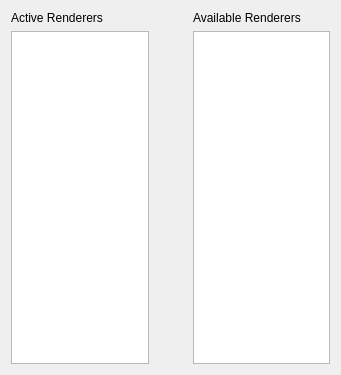
<?xml version="1.0" encoding="UTF-8"?>
<ui version="4.0">
 <class>RenderersSelector</class>
 <widget class="QWidget" name="RenderersSelector">
  <property name="geometry">
   <rect>
    <x>0</x>
    <y>0</y>
    <width>341</width>
    <height>375</height>
   </rect>
  </property>
  <property name="windowTitle">
   <string>Form</string>
  </property>
  <layout class="QVBoxLayout" name="verticalLayout_4">
   <item>
    <layout class="QHBoxLayout" name="horizontalLayout" stretch="1,0,1">
     <item>
      <layout class="QVBoxLayout" name="verticalLayout">
       <item>
        <widget class="QLabel" name="label_3">
         <property name="text">
          <string>Active Renderers</string>
         </property>
        </widget>
       </item>
       <item>
        <widget class="QListView" name="activeRenderers">
         <property name="dragEnabled">
          <bool>true</bool>
         </property>
         <property name="dragDropMode">
          <enum>QAbstractItemView::DragDrop</enum>
         </property>
         <property name="defaultDropAction">
          <enum>Qt::MoveAction</enum>
         </property>
         <property name="iconSize">
          <size>
           <width>22</width>
           <height>22</height>
          </size>
         </property>
        </widget>
       </item>
      </layout>
     </item>
     <item>
      <layout class="QVBoxLayout" name="verticalLayout_3">
       <item>
        <spacer name="verticalSpacer">
         <property name="orientation">
          <enum>Qt::Vertical</enum>
         </property>
         <property name="sizeHint" stdset="0">
          <size>
           <width>20</width>
           <height>40</height>
          </size>
         </property>
        </spacer>
       </item>
       <item>
        <widget class="QPushButton" name="activate">
         <property name="enabled">
          <bool>false</bool>
         </property>
         <property name="sizePolicy">
          <sizepolicy hsizetype="Fixed" vsizetype="Fixed">
           <horstretch>0</horstretch>
           <verstretch>0</verstretch>
          </sizepolicy>
         </property>
         <property name="minimumSize">
          <size>
           <width>32</width>
           <height>32</height>
          </size>
         </property>
         <property name="maximumSize">
          <size>
           <width>32</width>
           <height>32</height>
          </size>
         </property>
         <property name="baseSize">
          <size>
           <width>32</width>
           <height>32</height>
          </size>
         </property>
         <property name="toolTip">
          <string>Delete selected items</string>
         </property>
         <property name="text">
          <string/>
         </property>
         <property name="icon">
          <iconset resource="../../../Plugins/CountingFrame/rsc/CountingFrame.qrc">
           <normaloff>:/activate.png</normaloff>:/activate.png</iconset>
         </property>
         <property name="iconSize">
          <size>
           <width>22</width>
           <height>22</height>
          </size>
         </property>
         <property name="shortcut">
          <string>Del</string>
         </property>
         <property name="flat">
          <bool>true</bool>
         </property>
        </widget>
       </item>
       <item>
        <widget class="QPushButton" name="deactivate">
         <property name="enabled">
          <bool>false</bool>
         </property>
         <property name="sizePolicy">
          <sizepolicy hsizetype="Fixed" vsizetype="Fixed">
           <horstretch>0</horstretch>
           <verstretch>0</verstretch>
          </sizepolicy>
         </property>
         <property name="minimumSize">
          <size>
           <width>32</width>
           <height>32</height>
          </size>
         </property>
         <property name="maximumSize">
          <size>
           <width>32</width>
           <height>32</height>
          </size>
         </property>
         <property name="baseSize">
          <size>
           <width>32</width>
           <height>32</height>
          </size>
         </property>
         <property name="toolTip">
          <string>Delete selected items</string>
         </property>
         <property name="text">
          <string/>
         </property>
         <property name="icon">
          <iconset resource="../../../Plugins/CountingFrame/rsc/CountingFrame.qrc">
           <normaloff>:/deactivate.png</normaloff>:/deactivate.png</iconset>
         </property>
         <property name="iconSize">
          <size>
           <width>22</width>
           <height>22</height>
          </size>
         </property>
         <property name="shortcut">
          <string>Del</string>
         </property>
         <property name="flat">
          <bool>true</bool>
         </property>
        </widget>
       </item>
       <item>
        <spacer name="verticalSpacer_2">
         <property name="orientation">
          <enum>Qt::Vertical</enum>
         </property>
         <property name="sizeHint" stdset="0">
          <size>
           <width>20</width>
           <height>40</height>
          </size>
         </property>
        </spacer>
       </item>
      </layout>
     </item>
     <item>
      <layout class="QVBoxLayout" name="verticalLayout_2">
       <item>
        <widget class="QLabel" name="label_4">
         <property name="text">
          <string>Available Renderers</string>
         </property>
        </widget>
       </item>
       <item>
        <widget class="QListView" name="availableRenderers">
         <property name="dragEnabled">
          <bool>true</bool>
         </property>
         <property name="dragDropMode">
          <enum>QAbstractItemView::DragDrop</enum>
         </property>
         <property name="defaultDropAction">
          <enum>Qt::MoveAction</enum>
         </property>
         <property name="iconSize">
          <size>
           <width>22</width>
           <height>22</height>
          </size>
         </property>
        </widget>
       </item>
      </layout>
     </item>
    </layout>
   </item>
  </layout>
 </widget>
 <resources>
  <include location="../../rsc/espina.qrc"/>
  <include location="../../../Plugins/CountingFrame/rsc/CountingFrame.qrc"/>
 </resources>
 <connections/>
</ui>
